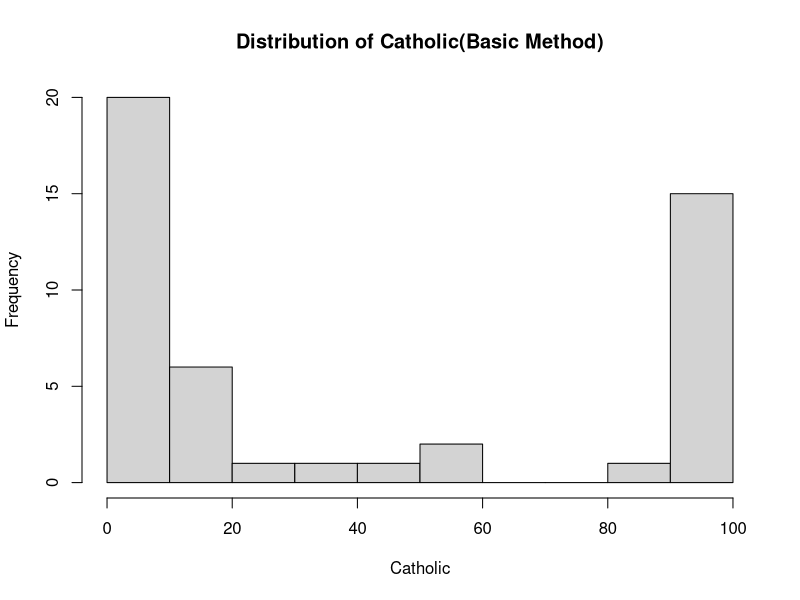
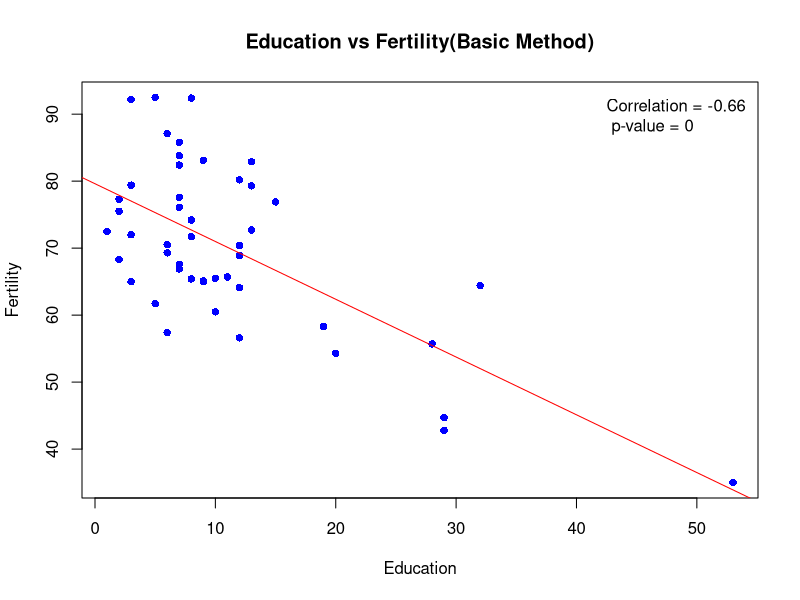
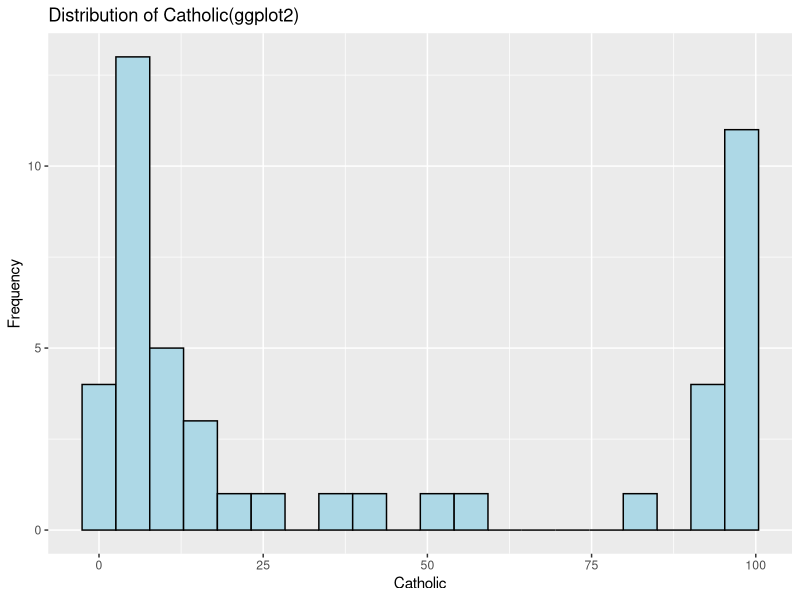
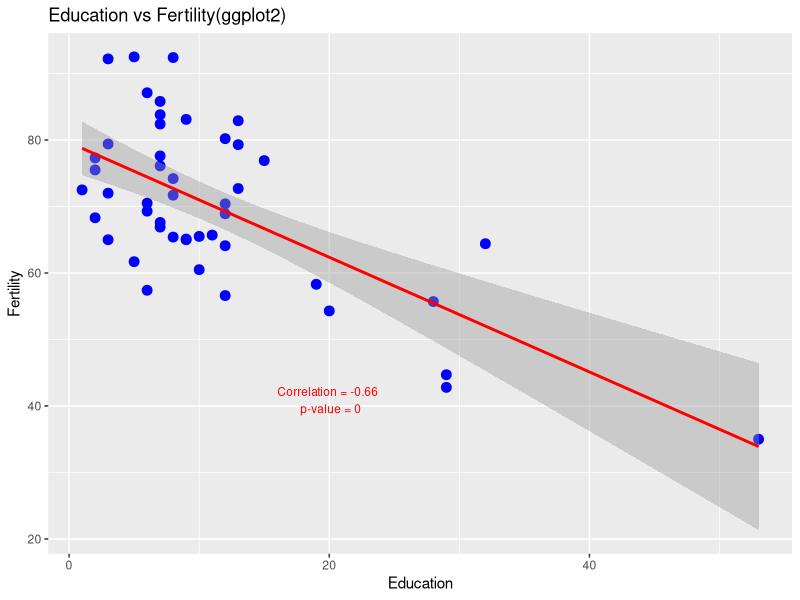
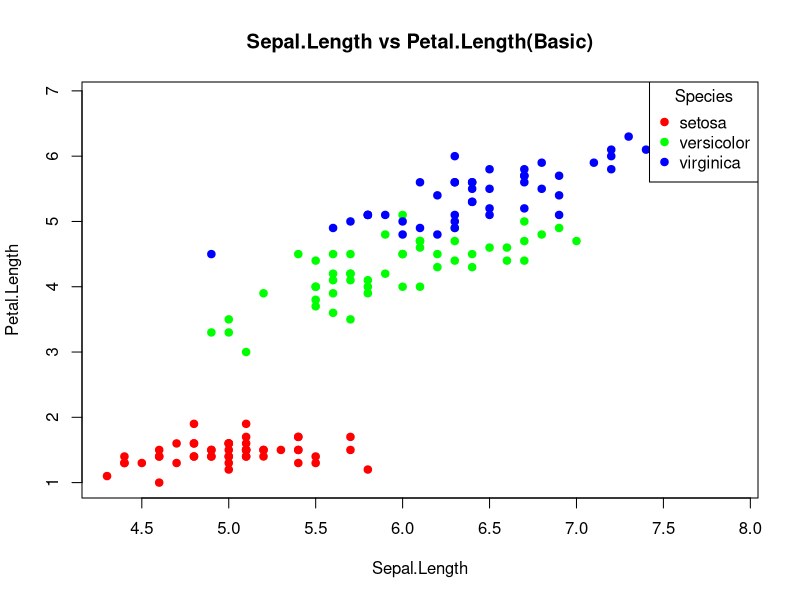
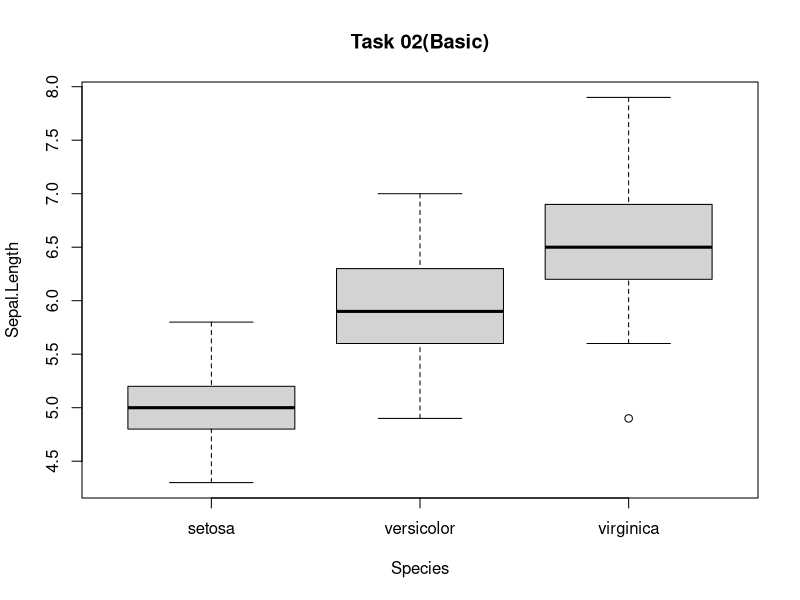
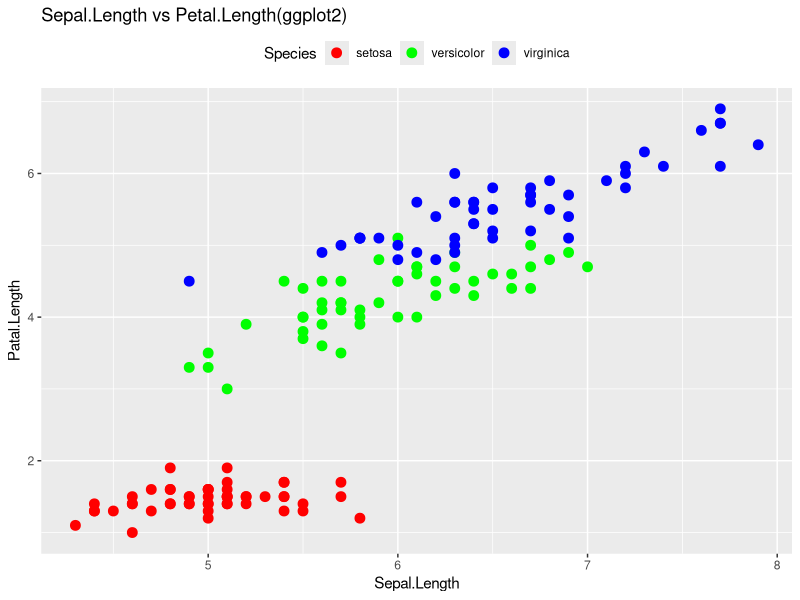
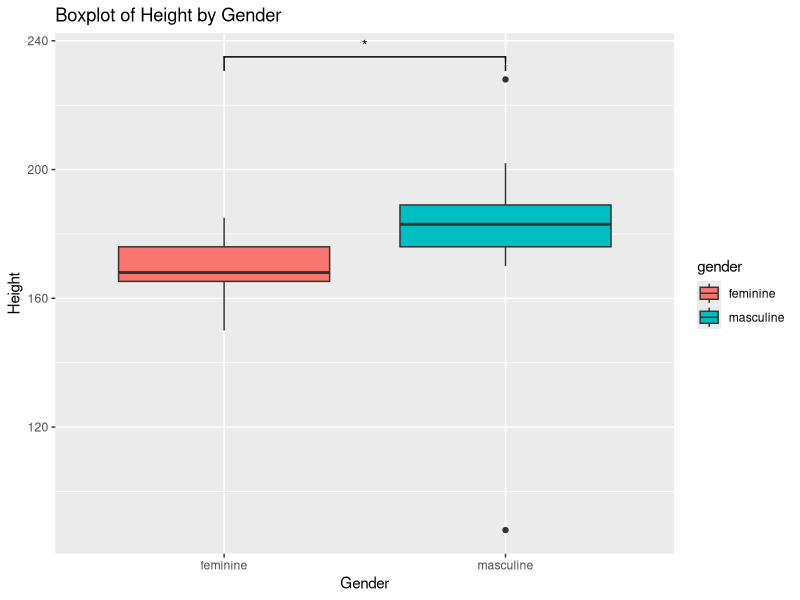

Here is the R script that generated these plots, in order:
## ---- chunk 1
Sys.info()[["user"]]
Sys.getenv("HOME")
## ---- chunk 2
## 代码写这里，并运行；
library(ggplot2)
data(swiss)

# Basic
# Task 01
  hist(
    swiss$Catholic, 
    main="Distribution of Catholic(Basic Method)", 
    xlab="Catholic")

# Task 02
# Plotting Scatter Plots
plot(
  swiss$Education, 
  swiss$Fertility, 
  main = "Education vs Fertility(Basic Method)",
  xlab = "Education",
  ylab = "Fertility", 
  pch = 16, 
  col = "blue")

# Adding a linear regression line
abline(
  lm(swiss$Fertility ~ swiss$Education),
  col = "red")

# Add correlation coefficients and p-values
cor_val =
  cor(swiss$Fertility, 
      swiss$Education)
p_val =
  cor.test(swiss$Fertility, 
           swiss$Education)$p.value
legend(
  "topright", 
  legend = paste("Correlation =", 
                 round(cor_val, 2), 
                 "\n", "p-value =",
                 round(p_val, 4)), 
  bty = "n", 
  col = "red")

# ggplot2
# Task 01
ggplot(
  swiss, 
  aes(x = Catholic)) +
  geom_histogram(
    fill = "lightblue", 
    color = "black",
    bins = 20) +
  labs(
    title = "Distribution of Catholic(ggplot2)", 
    x = "Catholic", 
    y = "Frequency")

# Task 02
# Plotting Scatterplots with ggplot2
ggplot(
  swiss, 
  aes(x = Education, 
      y = Fertility)) +
  geom_point(
    color = "blue",
    size = 3) +
  geom_smooth(
    method = "lm",
    color = "red") +
  labs(
    title = "Education vs Fertility(ggplot2)", 
    x = "Education", 
    y = "Fertility") +
  annotate(
    "text",
    x = 20, 
    y = 35, 
    label = 
      paste(
        "Correlation =", 
        round(cor_val, 2),
        "\n", 
        "p-value =", 
        round(p_val, 4)),
    color = "red",
    vjust = -1, 
    size = 3)

## ---- chunk 3
## 代码写这里，并运行；
data(iris)
library(ggplot2)

# Basic
# Task 01
colors =
  c("setosa" = "red",
    "versicolor" = "green",
    "virginica" = "blue")
plot(
  iris$Sepal.Length,
  iris$Petal.Length,
  pch = 19,
  col = colors[iris$Species],
  xlab = "Sepal.Length",
  ylab = "Petal.Length",
  main = "Sepal.Length vs Petal.Length(Basic)"
)
legend(
  "topright",
  legend = levels(iris$Species),
  col = colors,
  pch = 19,
  title = "Species"
)

# Task 02
boxplot(
  Sepal.Length ~ Species,
  data = iris,
  xlab = "Species",
  ylab = "Sepal.Length",
  main = "Task 02(Basic)"
)


# ggplot
# Task 01
ggplot(
  iris,
  aes(
    x = Sepal.Length,
    y = Petal.Length,
    color = Species
  )
) +
  geom_point(size = 3) +
  labs(
    title = 
      "Sepal.Length vs Petal.Length(ggplot2)",
    x = "Sepal.Length",
    y = "Patal.Length"
  ) +
  scale_color_manual(
    values = 
      c("setosa" = "red",
        "versicolor" = "green",
        "virginica" = "blue")
  ) +
  theme(
    legend.position = "top"
  )
## ---- chunk 4
## 代码写这里，并运行；
library(ggplot2)
library(tidyverse)
library(ggsignif)

# Load the data
data("starwars")
starwars_filtered = 
  na.omit(starwars)

# Initializing the plot
# Ignore 'NA' in "height"
p1 =
  ggplot(
    starwars_filtered,
    aes(
      x = gender,
      y = height,
      fill = gender,
    )
  ) +
  geom_boxplot() +
  labs(
    title = "Boxplot of Height by Gender",
    x = "Gender",
    y = "Height"
  )

# Calculate height
p1_with_signif =
  p1 +
  geom_signif(
    comparisons = 
      list(
        c("feminine", "masculine")
      ),
    map_signif_level = TRUE
  )

# Save it
p1 = p1_with_signif

print(p1)
## ---- chunk 5
## 代码写这里，并运行；
library(ggplot2)
library(tidyverse)

# Draw the plot
p2 =
  ggplot(
    iris, 
    aes(
      x = Sepal.Length, 
      y = Sepal.Width, 
      color = Species
    )
  ) +
  geom_density2d() +
  geom_point(
    aes(color = Species), 
    size = 2, 
    alpha = 0.6) +
  labs(
    title = "Density Plot of Sepal.Length vs Sepal.Width by Species", 
    x = "Sepal.Length", 
    y = "Sepal.Width"
  ) +
  theme(
    legend.title = element_blank()
  )

print(p2)

## ---- chunk 6
## 代码写这里，并运行；
library(ggplot2)
library(tidyverse)
library(dplyr)

# Load data
data(mtcars)

# Create new data that combines all data
mtcars_modified =
  mtcars %>%
  mutate(cyl = ifelse(cyl %in% c(4, 6, 8), 468, cyl))
mtcars_filtered =
  mtcars_modified %>%
  filter(cyl == 468)
merged_mtcars =
  bind_rows(mtcars, mtcars_filtered)

# Creating facet graphics
p3 =
  ggplot(merged_mtcars, aes(x = wt, y = mpg)) +
  geom_point(aes(color = factor(cyl))) +
  geom_smooth(aes(color = factor(cyl))) +
  labs(title = "Relationship between wt and mpg by cyl", x = "wt", y = "mpg") +
  theme(legend.title = element_blank()) +
  facet_wrap(. ~ cyl,
             ncol = 2,
             dir = "h",
             scales = "free",
             drop = FALSE) 


# Save it
p3

## ---- chunk 7
## 代码写这里，并运行；
library(ggplot2)

# Creating Scatterplots
ggplot(
  airquality,
  aes(
    x = Wind, 
    y = Temp
  )
) +
  # Draw the dots
  geom_point() +  
  # Add smooth layer and 
  # fit using a linear model
  geom_smooth(
    method = "lm"
  ) +  
  # Grouping with Month and 
  # organizing subgraphs by 2 rows and 3 columns
  facet_wrap(
    ~ Month, 
    ncol = 3,
    scales = "free"
  )  

## ---- chunk 8
## 代码写这里，并运行；
# Load the packages
library(ggplot2)
library(tidyverse)
library(dplyr)

data(mtcars)

# Add a column to save row names
mtcars_named =
  mtcars %>% rownames_to_column(var = "car_name")

# Sorted data
mtcars_arranged =
  mtcars_named %>%
  arrange(cyl, mpg)

# Factors for changing line names
mtcars_arranged$car_name =
  factor(
    mtcars_arranged$car_name, 
    levels = mtcars_arranged$car_name)

# Calculate the rotation angle for each line name
mtcars_arranged =
  mtcars_arranged %>%
  mutate(id = row_number(),
         angle = 90 - 360 * (id - 0.5) / n())

# Creating a Coordinate Chart
p4 =
  ggplot(
    mtcars_arranged, 
    aes(
      x = car_name, 
      y = mpg,
      fill = factor(cyl)
    )
  ) +
  scale_y_continuous(expand = c(0.01,max(mtcars_arranged$mpg)/3)) +
  geom_bar(stat = "identity") +
  coord_polar(theta = "x") + 
  # Change the 
  geom_text(
    aes(x = 1:length(mtcars_arranged$car_name),
        label = mtcars_arranged$car_name,
        angle = mtcars_arranged$angle,
        hjust = -0.05
      )
  ) +

# Change the theme
  # Hide the axis lable
  theme(
    panel.grid.major = 
      element_blank(),
    panel.grid.minor = 
      element_blank()) +
  theme(
    axis.ticks = 
      element_blank(),
    axis.text.y =
      element_blank(),
    axis.text.x =
      element_blank()) +
    
  # Make the background color transparent
  theme(
    panel.background = 
      element_rect(
        fill = "transparent",
        colour = NA),
      plot.background = 
      element_rect(
        fill = "transparent",
        colour = NA)) +
  labs(
    x = "",
    y = "",
    title = "Pie Chart of mpg by cyl")

  # Save to p4
p4

## ---- chunk 9
## 代码写这里，并运行；
library(ggplot2)
library(cowplot)

# Combine the plots
combined_plot_01 =
  ggdraw() +
  draw_plot(
    plot = p3,
    x = 0,
    y = 0,
    width = 0.5,
    height = 1
  ) +
  draw_plot(
    plot = p1,
    x = 0.5,
    y = 0.5,
    width = 0.5,
    height = 0.5
  ) +
  draw_plot(
    plot = p2,
    x = 0.5,
    y = 0,
    width = 0.5,
    height = 0.5
  ) +
  draw_plot_label(
    label = c("A", "B", "C"),
    x = c(0, 0.5, 0.5),
    y = c(1, 1, 0.5),
    size = 13
  )
  

ggdraw(combined_plot_01)

## ---- chunk 10
## 代码写这里，并运行；
library(gridExtra)

# Add the tags
p1 =
  p1 +
  labs(tag = "A")
p2 =
  p2 +
  labs(tag = "B")
p4 =
  p4 +
  labs(tag = "C")

# Draw the plot
combined_plot_02 =
  grid.arrange(
    newpage = TRUE,
    p1,p2,p4,
    ncol = 2,
    layout_matrix =
      cbind(c(1, 2), c(1, 3))
  )

## ---- chunk 11
## 代码写这里，并运行；

library(ggplot2)
library(patchwork)

# Add the tags
p1 =
  p1 +
  labs(tag = "A")
p2 =
  p2 +
  labs(tag = "D")
p3 =
  p3 +
  labs(tag = "B")
p4 =
  p4 +
  labs(tag = "C")

# Draw the plot
layout_03 =
  "
  AAAA
  BBCC
  DDDD
"

combined_plot_03 =
  p1/p3/p4/p2 +
  plot_layout(
    design = layout_03,
    ncol = 2,
    nrow = 3,
    heights = c(1, 1, 1, 1),
    widths = c(2, 1, 1, 2)
  )

print(combined_plot_03)

## ---- chunk 12
## 代码写这里，并运行；
library(lattice)
library(tidyverse)

splom(mtcars[c(1, 3, 4, 5, 6)])
